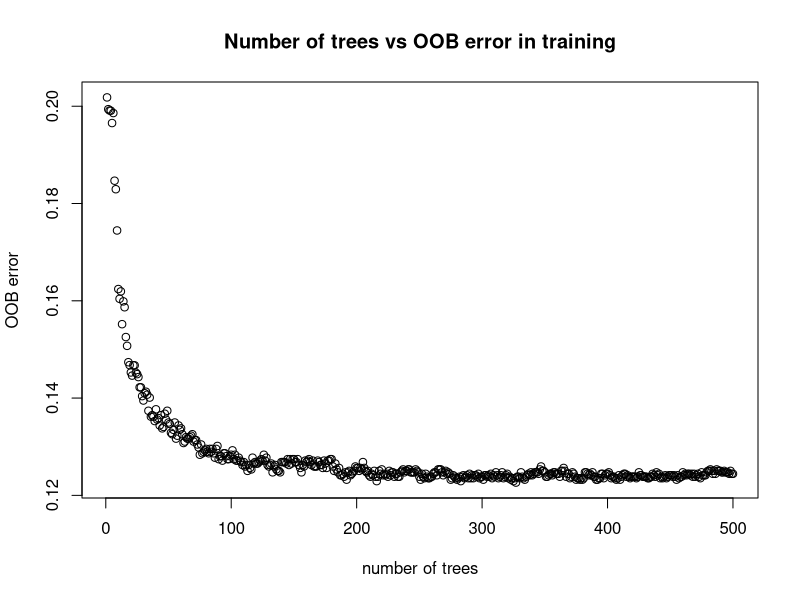
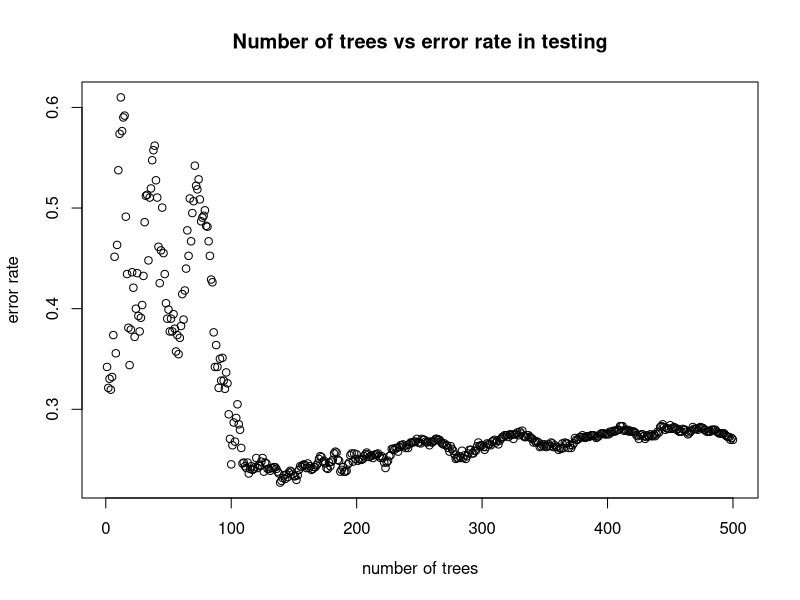
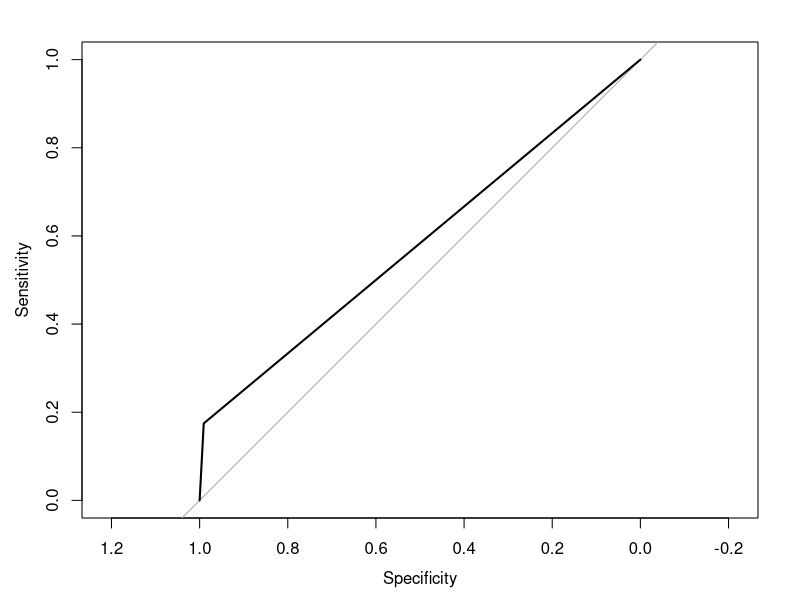
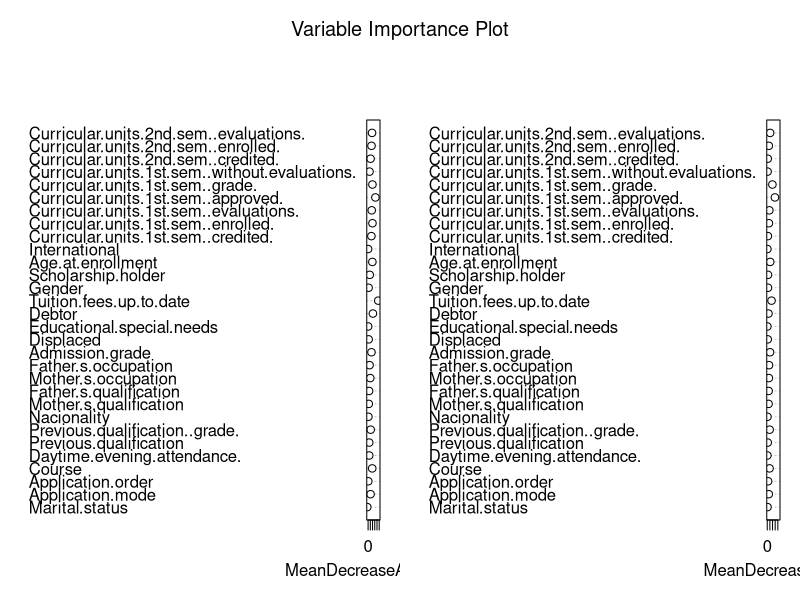
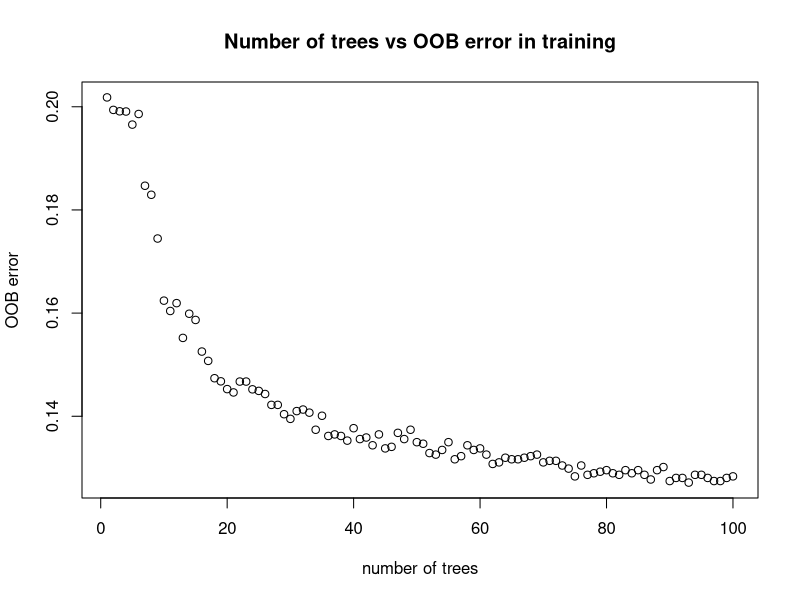
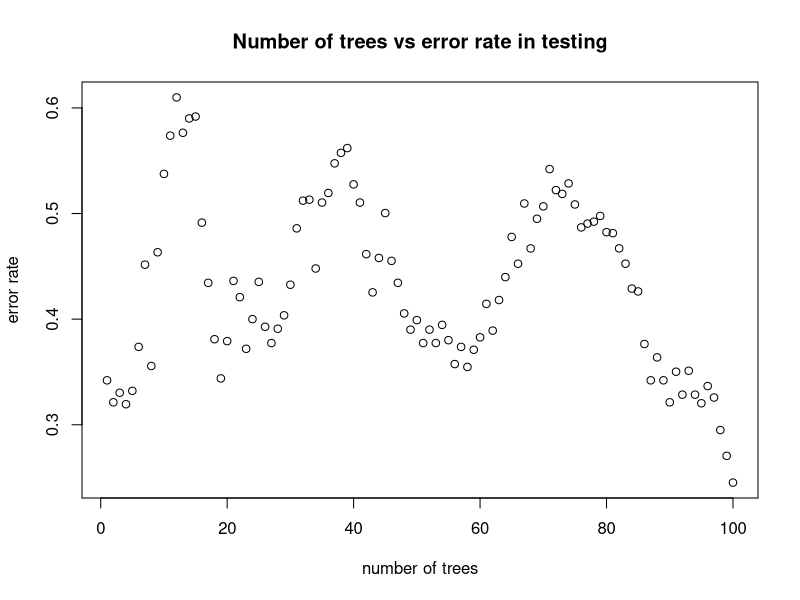
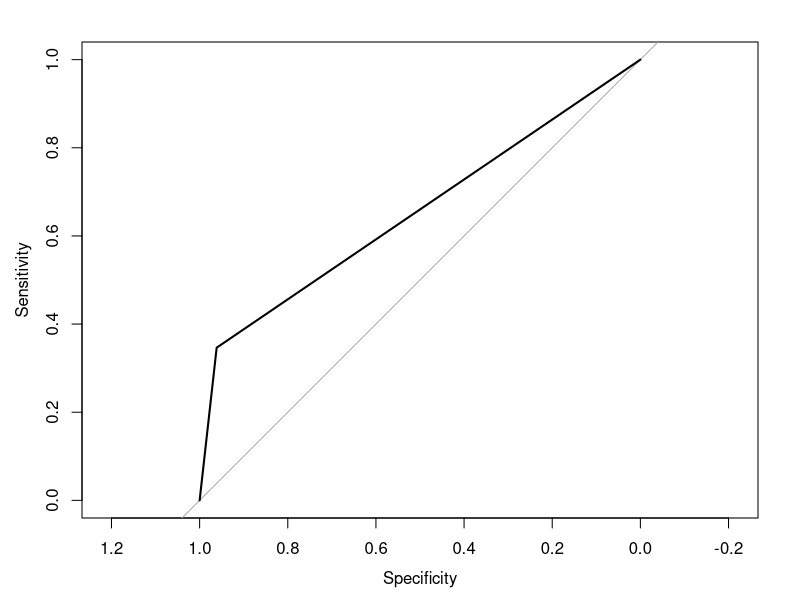
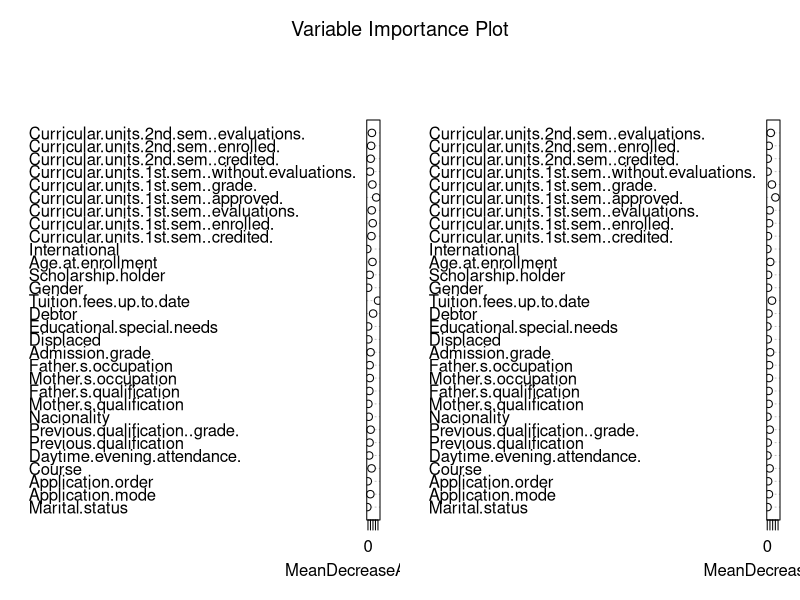

These charts were generated, in order, by the following R code:
#Code for random forest classifier

#set working directory appropriately. It's recommended to set it to where your folder 636-project lives.
#Check current working directory with getwd()
#Set current working directory with setwd()
#read two class datasets
train_data = read.csv("train_data_two_class.csv", header = TRUE)
test_data = read.csv("test_data_two_class.csv", header = TRUE)

#scaling is not necessary for random forests
xtrain = train_data[ , !(names(train_data) %in% "Target")]
xtrain = scale(xtrain) #scaling needed for lasso
xtest = test_data[ , !(names(test_data) %in% "Target")]
ytrain = train_data["Target"]
ytrain$Target = ifelse(ytrain$Target == "Dropout", 1, 0) 
ytest = test_data["Target"]
ytest$Target = ifelse(ytest$Target == "Dropout", 1, 0) 

randomforestclassifier = function(ntree){
  require(randomForest)
  set.seed(120)  # Setting seed 
  classifier_RF = randomForest(x = xtrain, 
                               y = as.factor(ytrain$Target), 
                               xtest = xtest,
                               ytest = as.factor(ytest$Target),
                               importance = TRUE,
                               keep.forest = TRUE,
                               ntree = ntree) 
  print(classifier_RF) 
  print(classifier_RF$confusion) #confusion matrix
  #print(classifier_RF$err.rate) #OOB error on training data
  plot(1:ntree, classifier_RF$err.rate[,1], main = "Number of trees vs OOB error in training", 
       xlab = "number of trees", ylab = "OOB error")
  #print(classifier_RF$importance) #variable importance
  
  #look at testset metrics
  #print(classifier_RF$test$err.rate) #in-place error on testing data
  plot(1:ntree, classifier_RF$test$err.rate[,1], main = "Number of trees vs error rate in testing", 
       xlab = "number of trees", ylab = "error rate")
  print(classifier_RF$test$confusion)
  
  #compute roc auc
  require(pROC)
  pred=predict(classifier_RF, newdata = xtest, type="prob")
  pred = ifelse(pred[,2] > 0.5, 1, 0)
  roc_object = roc(ytest$Target, pred)
  print(auc(roc_object)) 
  plot.roc(roc_object)
  
  varImpPlot(classifier_RF, sort = FALSE, main = "Variable Importance Plot")
}

# 500 trees. #Test set error rate: 28.05%.  OOB estimate of  error rate: 12.35%. 
#auc=0.5827.
#No. of variables tried at each split: 6
randomforestclassifier(500) 
#Test set error rate: 24.52%.OOB estimate of  error rate: 12.84%. auc: 0.6539
randomforestclassifier(100)

